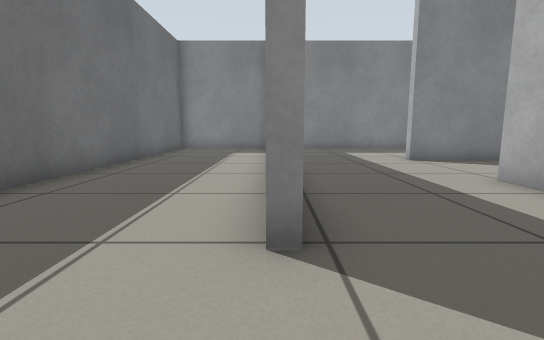
View 1 (above)

16 first-person views from a walk through a robot-simulator world made for Gazebo. The camera is 0.5 m above the floor, tilts 8° down and sees 85° across. The floor is counted in squares, 0.5 m on a side. Each view is taken from the middle of a square. On the plan, view 1 faces up. The plan holds only what a view shows up to about 12 squares ahead; the rest is blank.

View 2
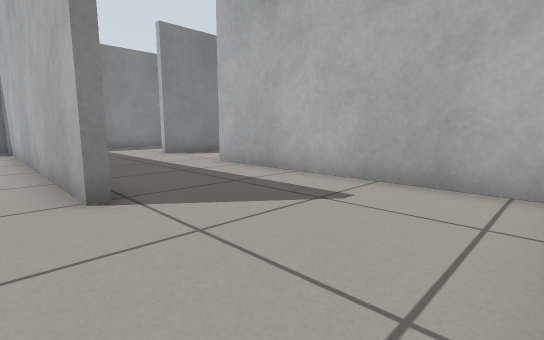

View 3
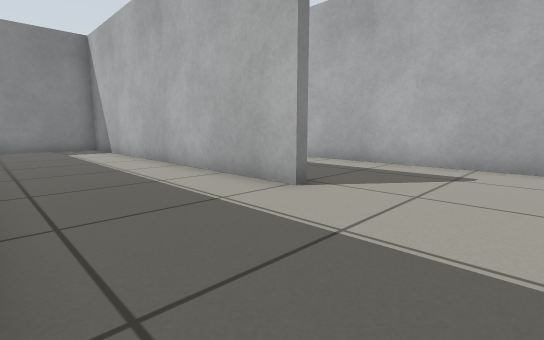

View 4
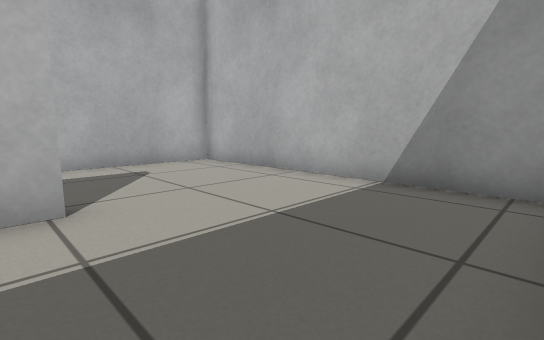

View 5
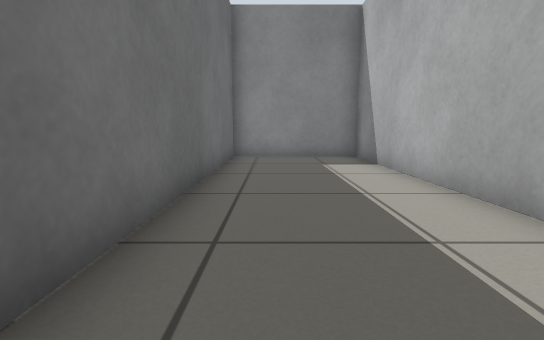

View 6
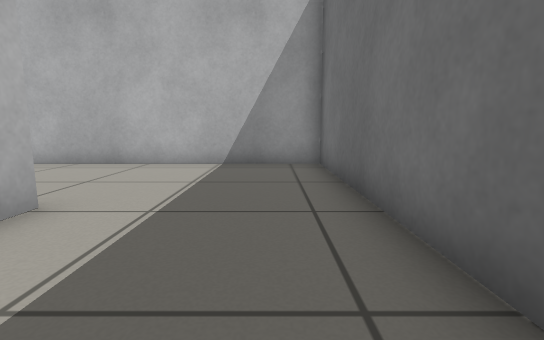

View 7
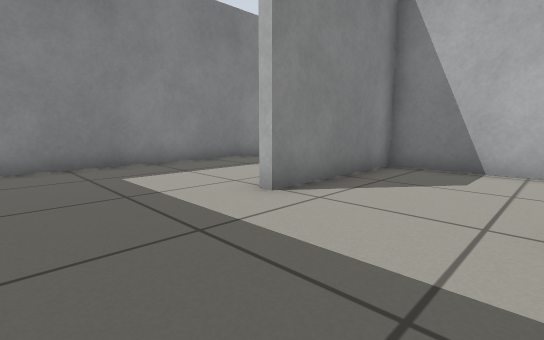

View 8
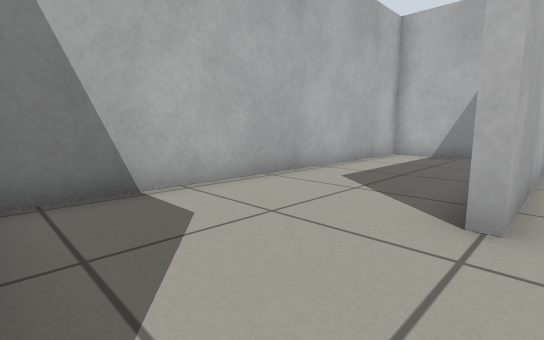

View 9
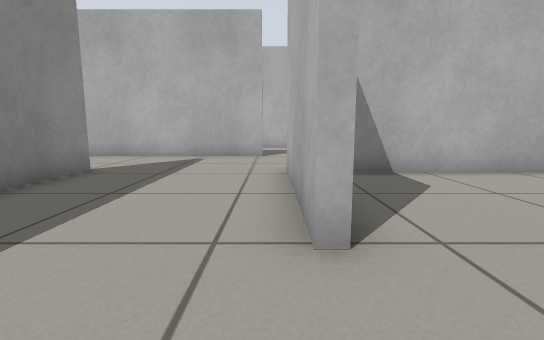

View 10
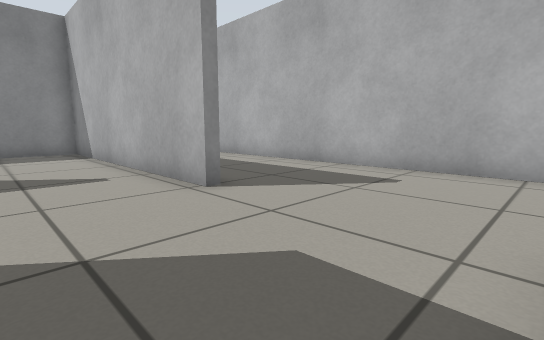

View 11
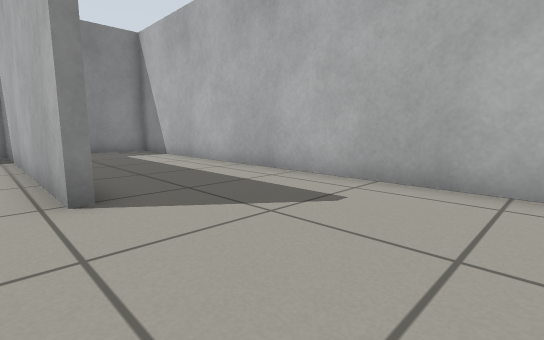

View 12
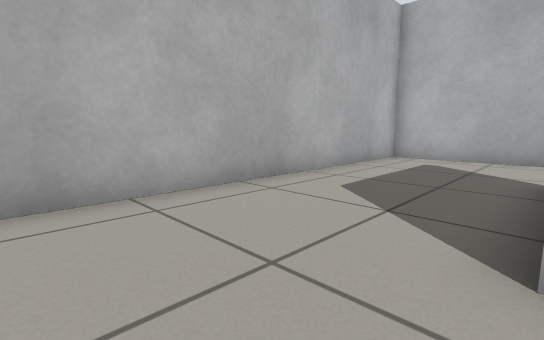

View 13
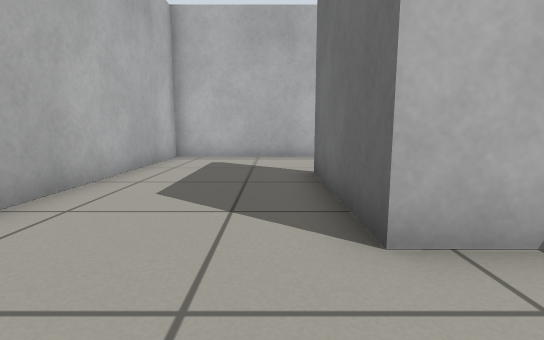

View 14
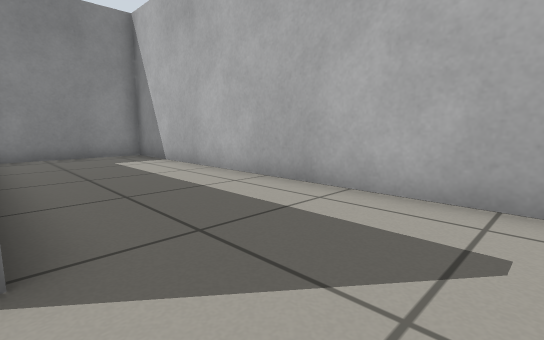

View 15
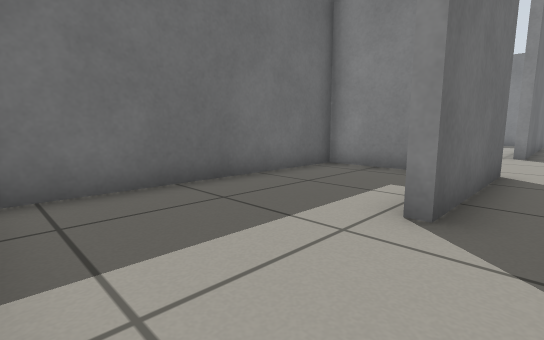

View 16
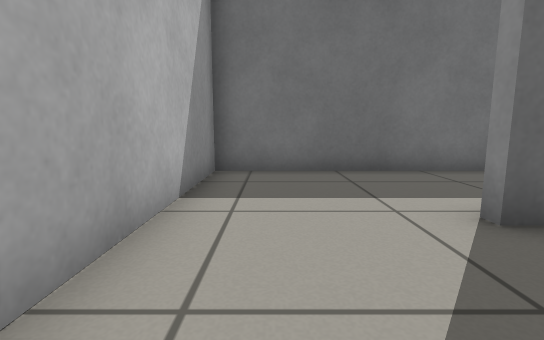

### Floor plan
Ten units are one square. View 1 is at (0, 0); x grows to the right and y downward. Boxes are objects, and circles mark ways between rooms. Rooms are numbered by the first view taken in them; rooms with no view inside come last. Other rooms are left out.
<svg viewBox="-48 -198 227 227">
<path fill="none" stroke="#000" d="M4 -23 0 -23 0 -143 -43 -143 -43 24 44 24 44 -56M128 -103 128 -146M117 -56 130 -56 130 -12M130 -144 130 -102M91 -143 13 -143M44 -93 44 -96 91 -96M135 24 174 24 174 -193 134 -193M44 -56 47 -56M61 24 87 24 87 -93 44 -93M114 -54 91 -54 91 24 135 24"/>
<circle cx="25" cy="-90" r="3" fill="#2a7"/>
<circle cx="50" cy="-70" r="3" fill="#2a7"/>
<circle cx="130" cy="5" r="3" fill="#2a7"/>
<text x="-10" y="-40">1</text>
<text x="120" y="-90">2</text>
<text x="70" y="-30">3</text>
<text x="110" y="-10">4</text>
</svg>
Room 1 opens to room 2. Room 1 opens to room 3. Room 2 opens to room 4.

Where each view was taken, in squares from view 1:
view 1: 0 up, 0 right, facing up
view 2: 2 down, 1 left, facing up-right
view 3: 1 down, 4 left, facing up-right
view 4: 3 up, 4 left, facing down-right
view 5: 4 up, 3 left, facing up
view 6: 6 up, 3 left, facing down
view 7: 6 up, 1 right, facing up-right
view 8: 9 up, 4 right, facing down-right
view 9: 10 up, 2 right, facing right
view 10: 6 up, 10 right, facing up-right
view 11: 6 up, 12 right, facing up-right
view 12: 8 up, 13 right, facing down-right
view 13: 8 up, 14 right, facing down
view 14: 8 up, 13 right, facing up-right
view 15: 2 down, 14 right, facing up-left
view 16: 1 down, 16 right, facing left
